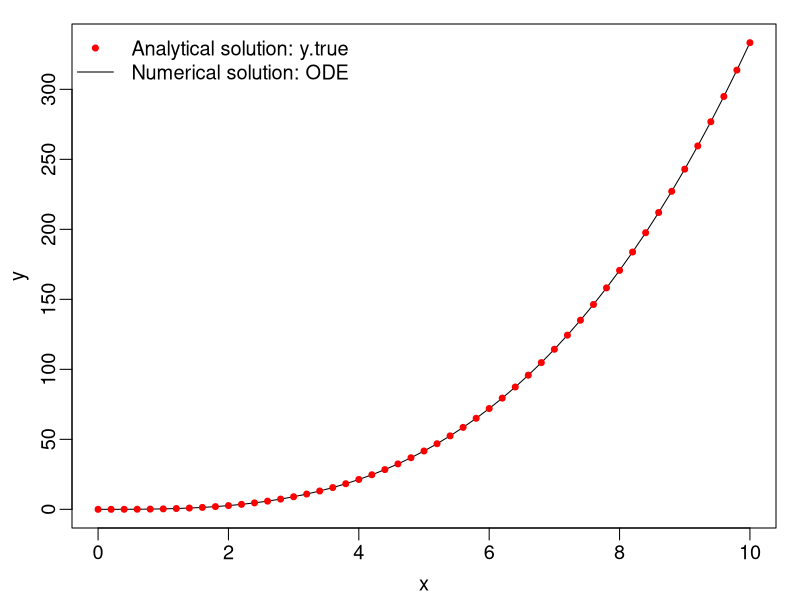
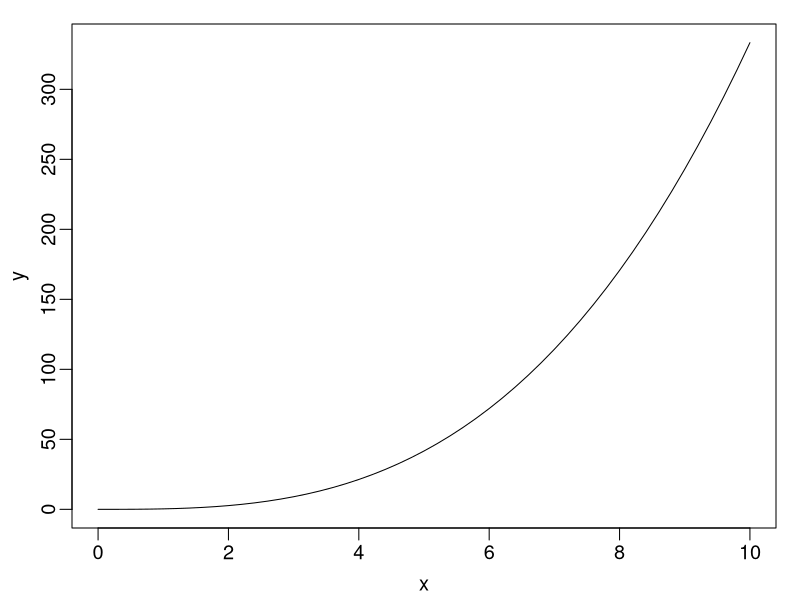
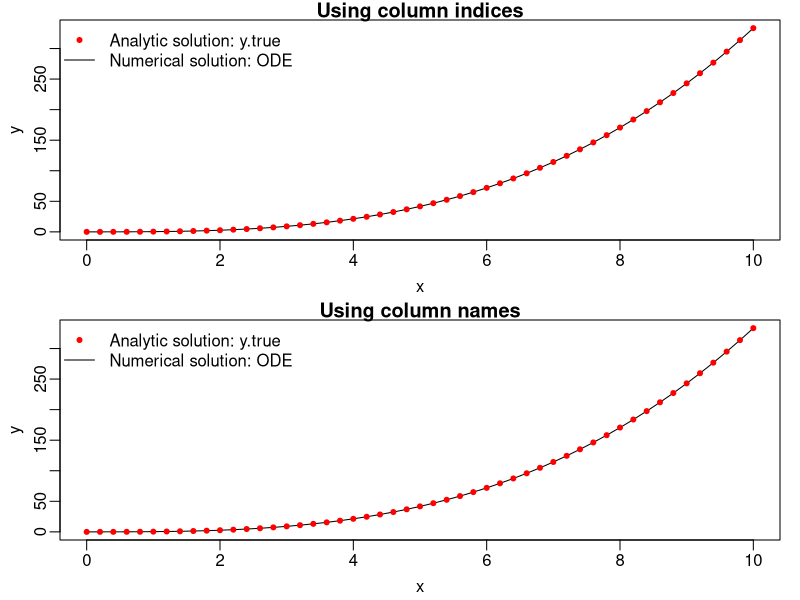
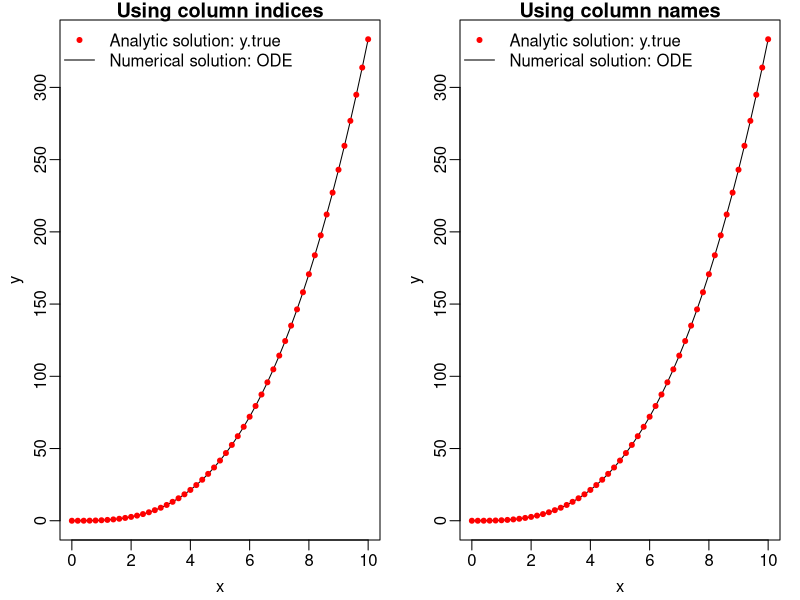

The R script that drew these images, in order:
## ---- chunk 1
library(deSolve)
## ---- chunk 2
myfunc = function(x, y, parms) {
  dy = x^2
  list(dy)
}
## ---- chunk 3
xs = seq(0, 10, by = 0.2) #the 'time' step to integrate upon
state = c (y = 0);
## ---- chunk 4
out = ode (y = state, times = xs, func = myfunc, parms = NULL)

#the analytical solution for this problem
y.true = 1/3 * xs^3
## ---- chunk 5
print(out) # to view the entire output
colnames(out) #showing column names so you can refer to them by name

#plotting to check the ode is working
par(mar = c(3, 3, 1, 1), mgp = c(1.8, 0.5, 0), cex = 1.2)
plot(x = out[, 1], y = out[, 2], xlab = 'x', ylab = 'y', type = 'l')
points(x = xs, y = y.true, col = 'red', pch = 20)
legend('topleft', legend = c('Analytical solution: y.true', 'Numerical solution: ODE'), 
       col = c('red', 'black'), lty = c(NA, 1), pch = c(20, NA), bty = 'n')

#another method to check the ode is working
plot(x = out[, 'time'], y = out[, 'y'], xlab = 'x', ylab = 'y', type = 'l')
## ---- chunk 6
#side by side comparison
par(mar = c(3, 3, 1, 1), mgp = c(1.8, 0.5, 0), cex = 1.2,
    mfrow = c(2, 1)) 
plot(x = out[, 1], y = out[, 2], xlab = 'x', ylab = 'y', type = 'l', 
     main = "Using column indices")  
points(x = xs, y = y.true, col = 'red', pch = 20)
legend('topleft', legend = c('Analytic solution: y.true', 'Numerical solution: ODE'),
       col = c('red', 'black'), lty = c(NA, 1), pch = c(20, NA), bty = 'n')


plot(x = out[, 'time'], y = out[, 'y'], xlab = 'x', ylab = 'y', type = 'l', 
     main = "Using column names")
points(x = xs, y = y.true, col = 'red', pch = 20)
legend('topleft', legend = c('Analytic solution: y.true', 'Numerical solution: ODE'),
       col = c('red', 'black'), lty = c(NA, 1), pch = c(20, NA), bty = 'n')


par(mar = c(3, 3, 1, 1), mgp = c(1.8, 0.5, 0), cex = 1.2,
    mfrow = c(1, 2)) 
plot(x = out[, 1], y = out[, 2], xlab = 'x', ylab = 'y', type = 'l', 
     main = "Using column indices")  
points(x = xs, y = y.true, col = 'red', pch = 20)
legend('topleft', legend = c('Analytic solution: y.true', 'Numerical solution: ODE'),
       col = c('red', 'black'), lty = c(NA, 1), pch = c(20, NA), bty = 'n')

plot(x = out[, 'time'], y = out[, 'y'], xlab = 'x', ylab = 'y', type = 'l', 
     main = "Using column names") 
points(x = xs, y = y.true, col = 'red', pch = 20)
legend('topleft', legend = c('Analytic solution: y.true', 'Numerical solution: ODE'),
       col = c('red', 'black'), lty = c(NA, 1), pch = c(20, NA), bty = 'n')
## ---- chunk 7
head(out, 3) #showing the first 3 outputs from the start or 'head' of the data
tail(out, 6) # showing the last 6 outputs from the end or 'tail' of the data

out[, 2] #the first column of the output by column indexing
out[, 'y'] #the first column of the output by column name

out[3, ] #printing the 3rd row
## ---- chunk 8
SIR = function (t, state, parameters) {
  with(as.list(c(state, parameters)), {
    dS = -beta * S * (I/N); #rate of change of susceptible population
    dI = beta * S * (I/N) - gamma * I; #rate of change of infectious population
    
    dcumI = beta * S * (I/N) #computing the cumulative number of infections
    
    list(c(dS, dI, dcumI)) #returning the rate of change
  })
}
## ---- chunk 9
N = 1e5 #population size or number of people in the population
I0 = 10 #initial number of infectious peolpe
S0 = N - I0 #intial number of susceptible people
state = c(S = S0, I = I0, cumI = I0) #storing the initial conditions I and S together
parameters = c(beta = 0.5, gamma = 0.3) #storing the model parameters, unit: per day

times = seq(1, 100, by = 1) # setting simulation time steps: 1 to 100 days
## ---- chunk 10
sim = ode(y = state, times = times, func = SIR, parms = parameters)
